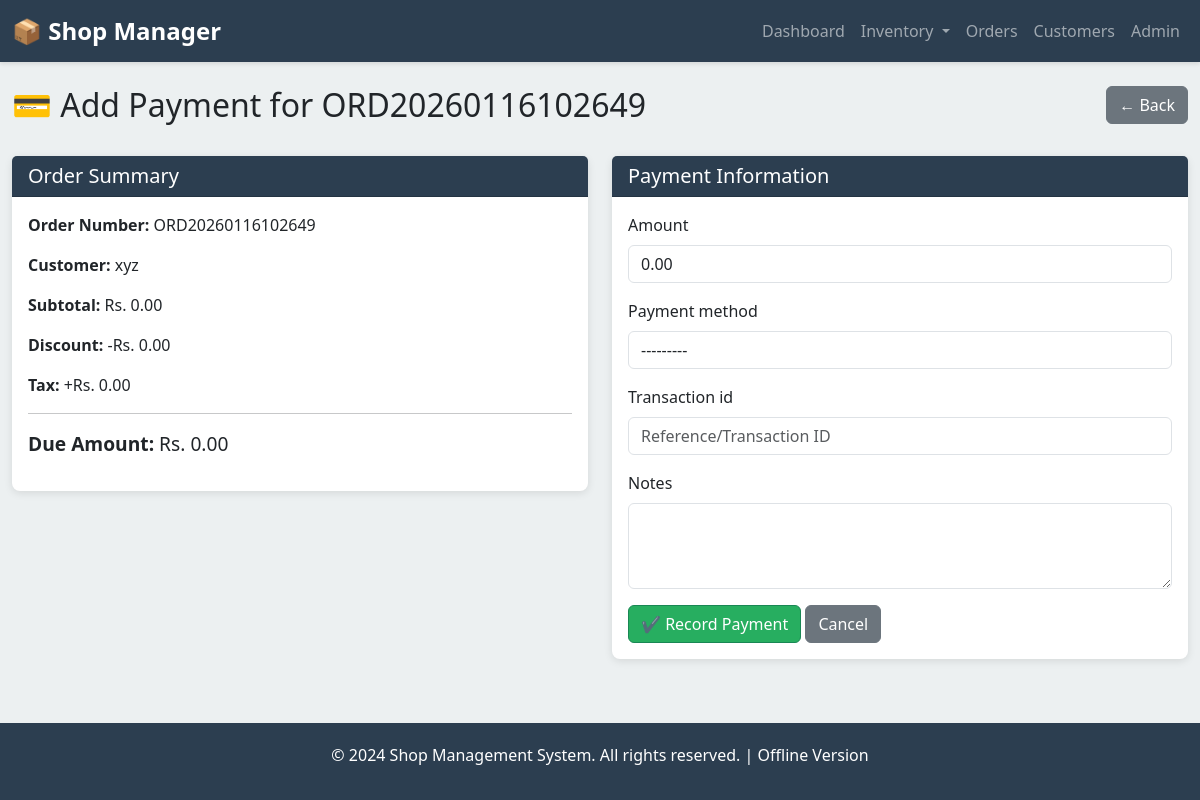
The app's page /orders/2/payment/ with its own data.
### inventory/models.py (models this page shows, shortened)
class Order(models.Model):
    ORDER_STATUS_CHOICES = [
        ('pending', 'Pending'),
        ('confirmed', 'Confirmed'),
        ('completed', 'Completed'),
        ('cancelled', 'Cancelled'),
    ]
    order_number = models.CharField(max_length=50, unique=True)
    customer = models.ForeignKey(Customer, on_delete=models.SET_NULL, null=True)
    status = models.CharField(max_length=20, choices=ORDER_STATUS_CHOICES, default='pending')
    total_amount = models.DecimalField(max_digits=12, decimal_places=2, default=0)
    discount = models.DecimalField(max_digits=10, decimal_places=2, default=0)
    tax = models.DecimalField(max_digits=10, decimal_places=2, default=0)
    net_amount = models.DecimalField(max_digits=12, decimal_places=2, default=0)
    notes = models.TextField(blank=True)
    created_at = models.DateTimeField(auto_now_add=True)
    updated_at = models.DateTimeField(auto_now=True)

class Customer(models.Model):
    name = models.CharField(max_length=200)
    phone = models.CharField(max_length=20, blank=True)
    email = models.EmailField(blank=True)
    address = models.TextField(blank=True)
    city = models.CharField(max_length=100, blank=True)
    created_at = models.DateTimeField(auto_now_add=True)

### inventory/views.py (the view)
# urls.py: path('orders/<int:order_pk>/payment/', views.add_payment, name='add-payment'),
def add_payment(request, order_pk):
    order = get_object_or_404(Order, pk=order_pk)
    if hasattr(order, 'payment'):
        return redirect('order-detail', pk=order.pk)
    if request.method == 'POST':
        form = PaymentForm(request.POST)
        if form.is_valid():
            payment = form.save(commit=False)
            payment.order = order
            payment.save()
            order.status = 'completed'
            order.save()
            for item in order.items.all():
                InventoryLog.objects.create(
                    product=item.product,
                    action='sale',
                    quantity=-item.quantity,
                    reason=f'Order {order.order_number}'
                )
                item.product.quantity_in_stock -= item.quantity
                item.product.save()
            messages.success(request, 'Payment recorded successfully!')
            return redirect('order-detail', pk=order.pk)
    else:
        form = PaymentForm(initial={'amount': order.net_amount})
    context = {'form': form, 'order': order}
    return render(request, 'inventory/payment_form.html', context)

### inventory/forms.py
class PaymentForm(forms.ModelForm):
    class Meta:
        model = Payment
        fields = ['amount', 'payment_method', 'transaction_id', 'notes']
        widgets = {
            'amount': forms.NumberInput(attrs={'class': 'form-control', 'placeholder': '0.00', 'step': '0.01'}),
            'payment_method': forms.Select(attrs={'class': 'form-control'}),
            'transaction_id': forms.TextInput(attrs={'class': 'form-control', 'placeholder': 'Reference/Transaction ID'}),
            'notes': forms.Textarea(attrs={'class': 'form-control', 'rows': 3}),
        }

### templates/inventory/payment_form.html (shortened to what this page needs)
{% extends 'base.html' %}
{% block content %}
<div class="row mb-4">
    <div class="col-md-8">
        <h2>💳 Add Payment for {{ order.order_number }}</h2>
    </div>
    <div class="col-md-4">
        <a href="{% url 'order-detail' order.pk %}" class="btn btn-secondary float-end">← Back</a>
    </div>
</div>
<div class="row">
    <div class="col-md-6">
        <div class="card">
            <div class="card-header">
                <h5 class="mb-0">Order Summary</h5>
            </div>
            <div class="card-body">
                <p><strong>Order Number:</strong> {{ order.order_number }}</p>
                <p><strong>Customer:</strong> {{ order.customer.name }}</p>
                <p><strong>Subtotal:</strong> Rs. {{ order.total_amount|floatformat:2 }}</p>
                <p><strong>Discount:</strong> -Rs. {{ order.discount|floatformat:2 }}</p>
                <p><strong>Tax:</strong> +Rs. {{ order.tax|floatformat:2 }}</p>
                <hr>
                <p style="font-size: 1.2rem;"><strong>Due Amount:</strong> Rs. {{ order.net_amount|floatformat:2 }}</p>
            </div>
        </div>
    </div>
    <div class="col-md-6">
        <div class="card">
            <div class="card-header">
                <h5 class="mb-0">Payment Information</h5>
            </div>
            <div class="card-body">
                <form method="post">
                    {% for field in form %}
                    <div class="mb-3">
                        <label for="{{ field.id_for_label }}" class="form-label">{{ field.label }}</label>
                        {{ field }}
                    </div>
                    {% endfor %}
                    <button type="submit" class="btn btn-success">✔️ Record Payment</button>
                    <a href="{% url 'order-detail' order.pk %}" class="btn btn-secondary">Cancel</a>
                </form>
            </div>
        </div>
    </div>
</div>
{% endblock %}

### templates/base.html (style rules this page uses)
:root { --primary-color: #2c3e50; --secondary-color: #3498db; --success-color: #27ae60; --danger-color: #e74c3c; --warning-color: #f39c12; }
body { background-color: #ecf0f1; font-family: 'Segoe UI', Tahoma, Geneva, Verdana, sans-serif; }
.card { border: none; box-shadow: 0 2px 8px rgba(0,0,0,0.1); border-radius: 8px; }
.card-header { background-color: var(--primary-color); color: white; border-radius: 8px 8px 0 0; }
.btn-success { background-color: var(--success-color); }

### records on screen
Order: order_number "ORD20260116102649", customer.name "xyz", total_amount "0.00", discount "0.00", tax "0.00", net_amount "0.00"

### other values on screen
{{ field.label }} "Amount" "Payment method" "Transaction id" "Notes"
